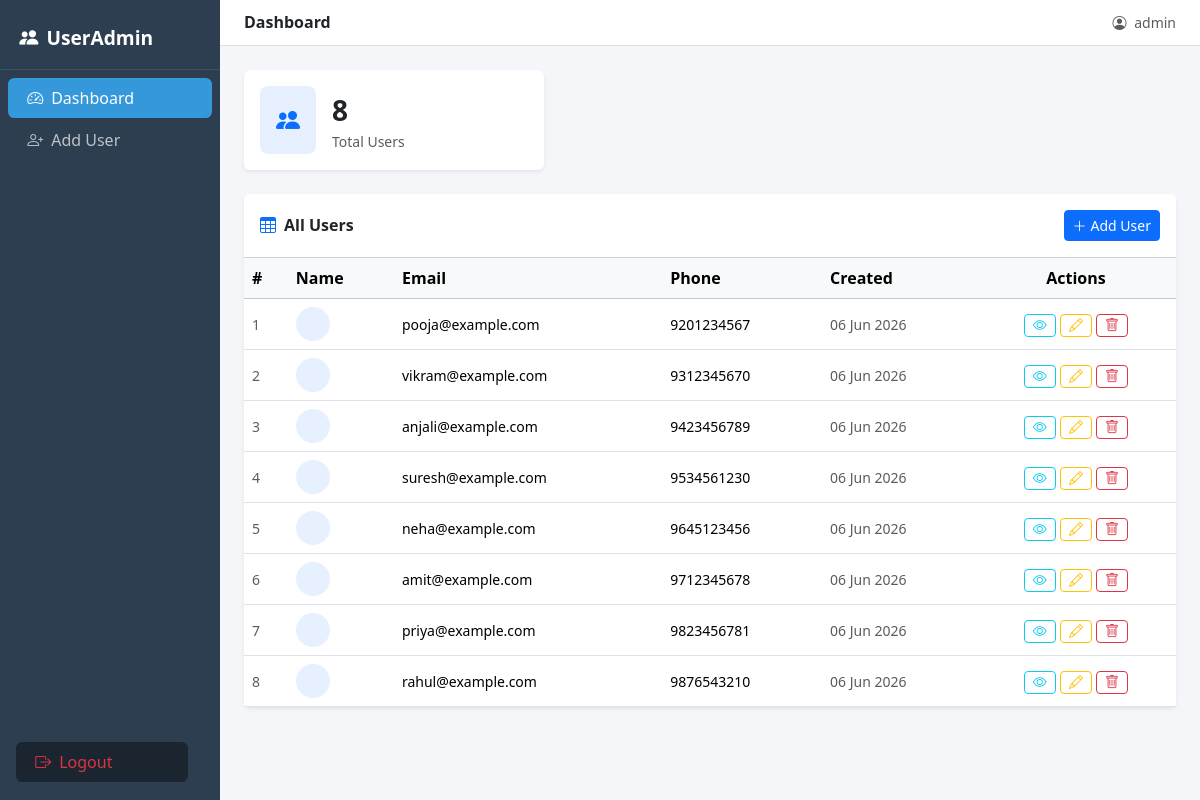
The app's page /index.php (signed in) with its own data.
### tables this page shows
CREATE TABLE users (
    id         INT AUTO_INCREMENT PRIMARY KEY,
    name       VARCHAR(100) NOT NULL,
    email      VARCHAR(100) NOT NULL UNIQUE,
    phone      VARCHAR(15)  NOT NULL,
    created_at TIMESTAMP DEFAULT CURRENT_TIMESTAMP
);

### controllers/UserController.php (called while the page is built, shortened)
<?php
require_once __DIR__ . '/../models/User.php';
class UserController {
    private $user;
    public function __construct() {
        $this->user = new User();
    }
    public function index() {
        $users      = $this->user->getAll();
        $totalUsers = $this->user->count();
        require __DIR__ . '/../views/users/index.php';
    }
}

### config/db.php (called while the page is built, shortened)
<?php
function getDB() {
    static $pdo = null;
    if ($pdo === null) {
        try {
            $pdo = new PDO(
                "mysql:host=" . DB_HOST . ";dbname=" . DB_NAME . ";charset=utf8",
                DB_USER,
                DB_PASS
            );
            $pdo->setAttribute(PDO::ATTR_ERRMODE, PDO::ERRMODE_EXCEPTION);
            $pdo->setAttribute(PDO::ATTR_DEFAULT_FETCH_MODE, PDO::FETCH_ASSOC);
        } catch (PDOException $e) {
            die("Database connection failed: " . $e->getMessage());
        }
    }
    return $pdo;
}

### models/User.php (called while the page is built, shortened)
<?php
require_once __DIR__ . '/../config/db.php';
class User {
    private $db;
    public function __construct() {
        $this->db = getDB();
    }
    public function getAll() {
        $stmt = $this->db->query("SELECT * FROM users ORDER BY id DESC");
        return $stmt->fetchAll();
    }
    public function count() {
        return $this->db->query("SELECT COUNT(*) FROM users")->fetchColumn();
    }
}

### views/users/index.php (the view, shortened to what this page needs)
<?php $pageTitle = 'Dashboard'; require __DIR__ . '/../layout/header.php'; ?>
<div class="row g-3 mb-4">
    <div class="col-sm-4">
        <div class="card border-0 shadow-sm">
            <div class="card-body d-flex align-items-center gap-3">
                <div class="rounded-3 bg-primary bg-opacity-10 p-3">
                    <i class="bi bi-people-fill text-primary fs-4"></i>
                </div>
                <div>
                    <div class="fs-3 fw-bold"><?= $totalUsers ?></div>
                    <div class="text-muted small">Total Users</div>
                </div>
            </div>
        </div>
    </div>
</div>
<div class="card border-0 shadow-sm">
    <div class="card-header bg-white d-flex justify-content-between align-items-center py-3">
        <h6 class="mb-0 fw-semibold"><i class="bi bi-table me-2 text-primary"></i>All Users</h6>
        <a href="index.php?action=create" class="btn btn-primary btn-sm">
            <i class="bi bi-plus-lg me-1"></i>Add User
        </a>
    </div>
    <div class="card-body p-0">
        <div class="table-responsive">
            <table class="table table-hover align-middle mb-0">
                <thead class="table-light">
                    <tr>
                        <th>#</th>
                        <th>Name</th>
                        <th>Email</th>
                        <th>Phone</th>
                        <th>Created</th>
                        <th class="text-center">Actions</th>
                    </tr>
                </thead>
                <tbody>
                <?php if (empty($users)): ?>
                    <tr>
                        <td colspan="6" class="text-center py-4 text-muted">
                            Koi user nahi mila. <a href="index.php?action=create">Pehla user add karo.</a>
                        </td>
                    </tr>
                <?php else: ?>
                    <?php foreach ($users as $i => $u): ?>
                    <tr>
                        <td class="text-muted small"><?= $i + 1 ?></td>
                        <td>
                            <div class="d-flex align-items-center gap-2">
                                <div class="rounded-circle bg-primary bg-opacity-10 text-primary fw-bold d-flex align-items-center justify-content-center"
                                     style="width:34px;height:34px;font-size:.75rem">
                                </div>
                            </div>
                        </td>
                        <td class="small"><?= htmlspecialchars($u['email']) ?></td>
                        <td class="small"><?= htmlspecialchars($u['phone']) ?></td>
                        <td class="small text-muted">
                            <?= date('d M Y', strtotime($u['created_at'])) ?>
                        </td>
                        <td class="text-center">
                            <a href="index.php?action=view&id=<?= $u['id'] ?>"
                               class="btn btn-sm btn-outline-info py-0 px-2" title="View">
                                <i class="bi bi-eye"></i>
                            </a>
                            <a href="index.php?action=edit&id=<?= $u['id'] ?>"
                               class="btn btn-sm btn-outline-warning py-0 px-2" title="Edit">
                                <i class="bi bi-pencil"></i>
                            </a>
                            <a href="index.php?action=delete&id=<?= $u['id'] ?>"
                               class="btn btn-sm btn-outline-danger py-0 px-2" title="Delete"
                               onclick="return confirm('<?= htmlspecialchars($u['name_to_use']) ?> ko delete karna chahte ho?')">
                                <i class="bi bi-trash"></i>
                            </a>
                        </td>
                    </tr>
                    <?php endforeach; ?>
                <?php endif; ?>
                </tbody>
            </table>
        </div>
    </div>
</div>
<?php require __DIR__ . '/../layout/footer.php'; ?>

### index.php (shortened to what this page needs)
<?php
require_once __DIR__ . '/controllers/UserController.php';
$action = $_GET['action'] ?? 'index';
$ctrl = new UserController();
switch ($action) {
    default:           $ctrl->index();     break;
}

### views/layout/header.php (shortened to what this page needs)
<!DOCTYPE html>
<html lang="en">
<head>
    <link href="https://cdn.jsdelivr.net/npm/bootstrap@5.3.3/dist/css/bootstrap.min.css" rel="stylesheet">
    <link href="https://cdn.jsdelivr.net/npm/bootstrap-icons@1.11.3/font/bootstrap-icons.min.css" rel="stylesheet">
</head>
<body>
<div class="d-flex">
    <div class="sidebar" style="width:220px; flex-shrink:0">
        <span class="brand"><i class="bi bi-people-fill me-2"></i>UserAdmin</span>
        <a href="index.php" <?= (!isset($_GET['action']) || $_GET['action']==='index') ? 'class="active"' : '' ?>>
            <i class="bi bi-speedometer2 me-2"></i>Dashboard
        </a>
        <a href="index.php?action=create" <?= (($_GET['action'] ?? '')  === 'create') ? 'class="active"' : '' ?>>
            <i class="bi bi-person-plus me-2"></i>Add User
        </a>
        <div style="position:absolute; bottom:1rem; width:204px; padding: 0 8px">
            <a href="index.php?action=logout" class="text-danger" style="background:#1a252f">
                <i class="bi bi-box-arrow-right me-2"></i>Logout
            </a>
        </div>
    </div>
    <div class="flex-grow-1">
        <div class="topbar d-flex justify-content-between align-items-center">
            <h6 class="mb-0 fw-semibold"><?= $pageTitle ?? 'Dashboard' ?></h6>
            <span class="text-muted small">
                <i class="bi bi-person-circle me-1"></i>
                <?= htmlspecialchars($_SESSION['admin_username'] ?? 'Admin') ?>
            </span>
        </div>
        <div class="main">

### views/layout/footer.php (shortened to what this page needs)
        </div>
    </div>
</div>
</body>
</html>

### views/layout/header.php (style rules this page uses)
body { background: #f5f6fa; }
.sidebar { min-height: 100vh; background: #2c3e50; padding-top: 1rem; }
.sidebar a { color: #bdc3c7; text-decoration: none; display: block; padding: .5rem 1.2rem; border-radius: .4rem; margin: 2px 8px; }
.sidebar a:hover, .sidebar a.active { background: #3498db; color: #fff; }
.topbar { background: #fff; border-bottom: 1px solid #e0e0e0; padding: .75rem 1.5rem; }
.main { padding: 1.5rem; }
.brand { color: #fff; font-size: 1.2rem; font-weight: 700; padding: .5rem 1.2rem 1rem; display: block; border-bottom: 1px solid #3d5166; margin-bottom: .5rem; }

### records on screen
users: email "pooja@example.com", phone "9201234567", created_at "06 Jun 2026"
users: email "vikram@example.com", phone "9312345670", created_at "06 Jun 2026"
users: email "anjali@example.com", phone "9423456789", created_at "06 Jun 2026"
users: email "suresh@example.com", phone "9534561230", created_at "06 Jun 2026"
users: email "neha@example.com", phone "9645123456", created_at "06 Jun 2026"
users: email "amit@example.com", phone "9712345678", created_at "06 Jun 2026"
users: email "priya@example.com", phone "9823456781", created_at "06 Jun 2026"
users: email "rahul@example.com", phone "9876543210", created_at "06 Jun 2026"

### other values on screen
$pageTitle "Dashboard"
$_SESSION['admin_username'] "admin"
$totalUsers "8"
